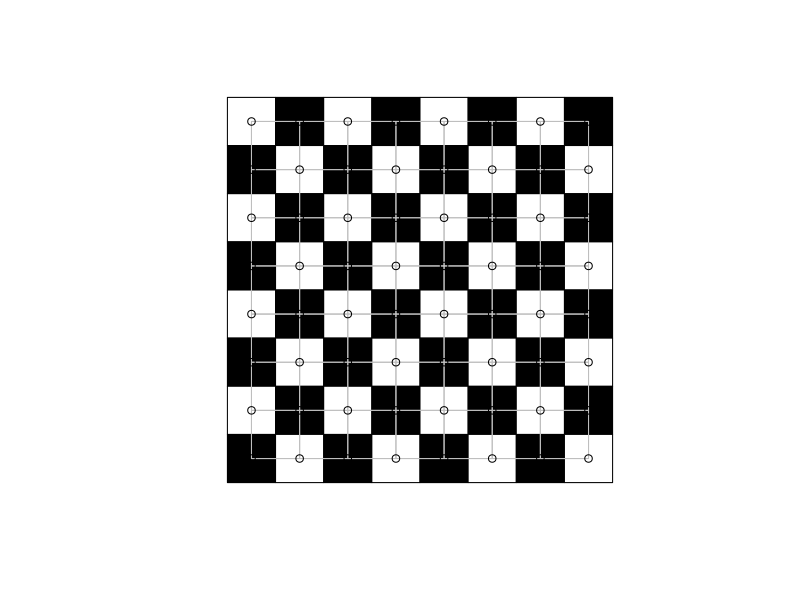
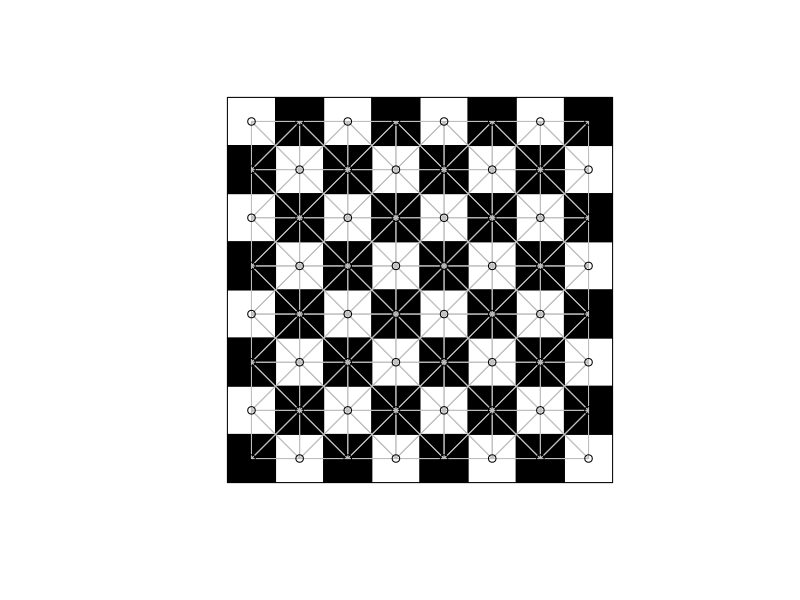
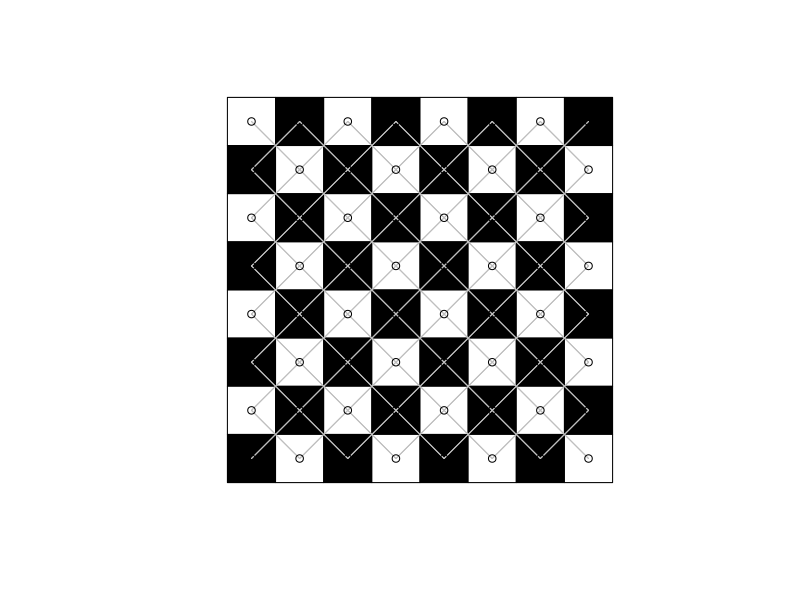
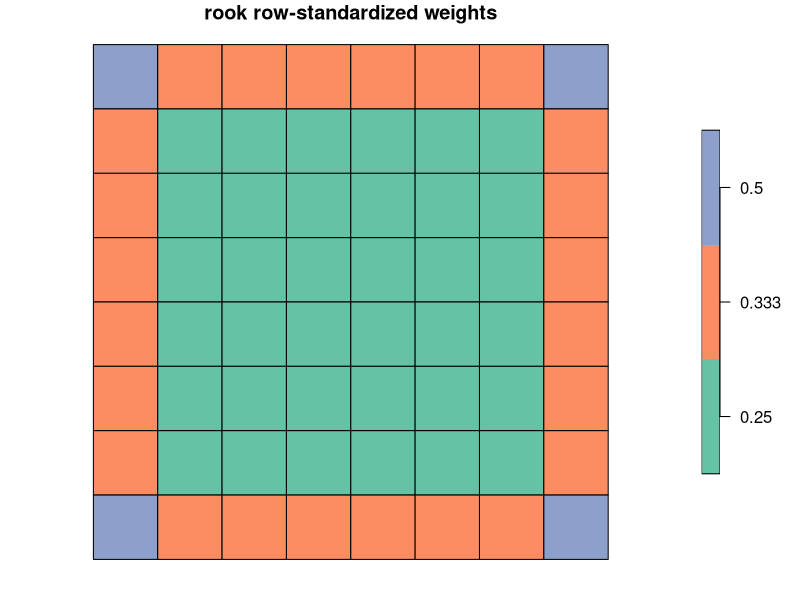
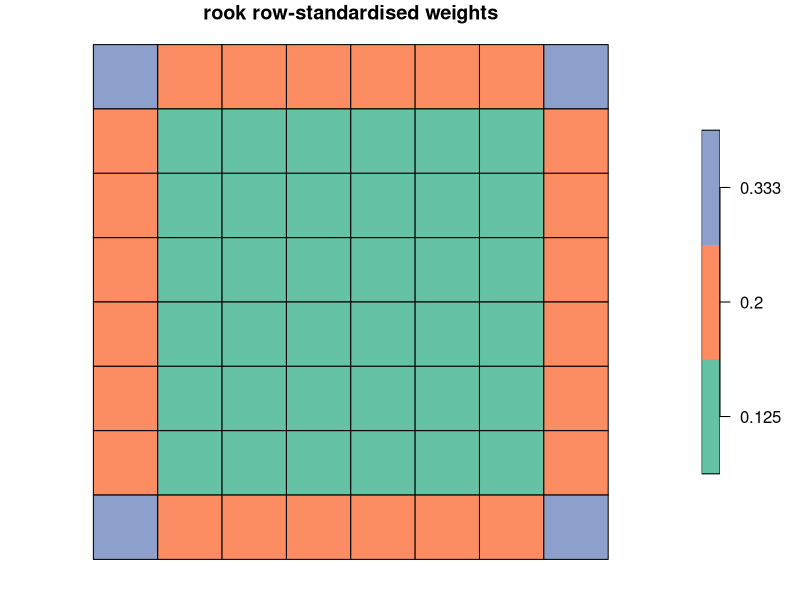

Write R code to recreate these figures, in order. (Note: this script raises an error after producing the figures.)
## ---- chunk 1
xy <- data.frame(expand.grid(1:8, 1:8), col=rep(c(rep(c("black", "white"), 4), rep(c("white", "black"), 4)), 4))
library(stars)
library(sf)
(xy |> st_as_stars() |> st_as_sf() -> grd)
## ---- chunk 2
library(spdep)
(rook <- poly2nb(grd, queen=FALSE))
## ---- chunk 3
plot(st_geometry(grd), col=grd$col) 
plot(rook, xy, add=TRUE, col="grey")
## ---- chunk 4
(queen <- poly2nb(grd, queen=TRUE))
## ---- chunk 5
plot(st_geometry(grd), col=grd$col) 
plot(queen, xy, add=TRUE, col="grey")
## ---- chunk 6
plot(st_geometry(grd), col=grd$col) 
plot(diffnb(queen, rook), xy, add=TRUE, col="grey")
## ---- chunk 7
((rook |> card() -> rc) |> table() -> t)
## ---- chunk 8
1/rev(as.numeric(names(t)))
## ---- chunk 9
grd$rc <- as.factor(1/rc)
plot(grd[, "rc"], main="rook row-standardized weights", key.width = lcm(2.5))
## ---- chunk 10
unname(rev(t))*rev(as.numeric(names(t)))
## ---- chunk 11
table(unlist(nb2listw(rook, style="W")$weights))
## ---- chunk 12
((queen |> card() -> rc) |> table() -> t)
## ---- chunk 13
1/rev(as.numeric(names(t)))
## ---- chunk 14
grd$rc <- as.factor(1/rc)
plot(grd[, "rc"], main = "rook row-standardised weights", key.width = lcm(2.5))
## ---- chunk 15
unname(rev(t))*rev(as.numeric(names(t)))
## ---- chunk 16
table(unlist(nb2listw(queen, style="W")$weights))
## ---- chunk 17
save(list = ls(), file = "data/ch14.RData")
